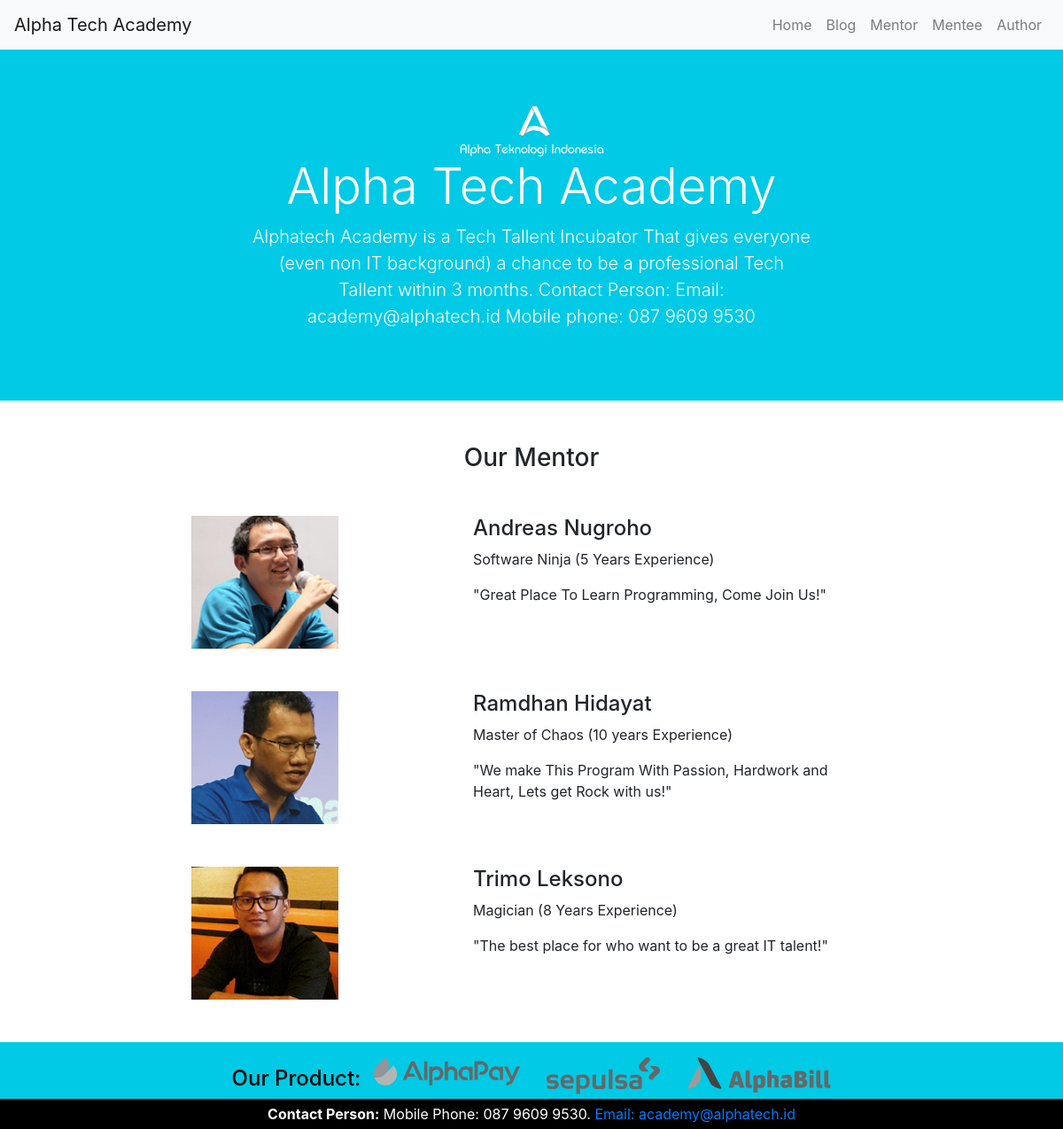
The app's page /mentor/ with its own data.
### mentor/models.py (models this page shows, shortened)
class Kontenmentor(models.Model):
    nama = models.CharField(max_length=255)
    pengalaman = models.CharField(max_length=255)
    komentar = models.TextField(max_length=255)
    gambar = models.CharField(max_length=255)

### mentor/views.py (the view)
# urls.py: path('', views.mentor, name='mentor'),
def mentor(request):
    dbmentor = Kontenmentor.objects.all()
    data = {
        'halamanhome': '/',
        'halamanblog': '/blog',
        'halamanmentor': '/mentor',
        'halamanmentee': '/mentee',
        'halamanauthor': '/author',
        'kontenmentor' : dbmentor,
    }
    return render(request, 'mentor.html', data)

### mentor/templates/mentor.html
{% extends 'index.html' %}
{% load static %}
{% block konten %}
<div class="container mb-5">
    <center>
        <h3 class="mt-5">Our Mentor</h3>
    </center>
    {% for kontenmentors in kontenmentor %}
    <div class="row justify-content-md-center mt-5 col-sm-12">
        <div class="col col-lg-3 col-md-6">
            <img src="{{kontenmentors.gambar}}" alt="" style="height:150px;">
        </div>
        <div class="col col-lg-5 col-sm-12 ml-5 col-md-6">
            <h4>{{kontenmentors.nama}}</h4>
            <p>{{kontenmentors.pengalaman}}</p>
            <span>{{kontenmentors.komentar}}</span>
        </div>
    </div>
    {% endfor %}
</div>
{% endblock %}

### home/templates/index.html (shortened to what this page needs)
{% load static %}
<!DOCTYPE html>
<html>
<head>
    <link rel="stylesheet" type="text/css" media="screen" href="{% static 'css/styles.css' %}" />
    <link rel="stylesheet" type="text/css" media="screen" href="{% static 'css/bootstrap.min.css' %}" />
</head>
<body>
    <nav class="navbar navbar-expand-md navbar-light bg-light">
        <a class="navbar-brand" href="#">Alpha Tech Academy</a>
        <div class="collapse navbar-collapse" id="navbarNavDropdown">
            <ul class="navbar-nav ml-auto">
                <li class="nav-item">
                    <a class="nav-link" href="{{halamanhome}}">Home <span class="sr-only">(current)</span></a>
                </li>
                <li class="nav-item">
                    <a class="nav-link" href="{{halamanblog}}">Blog</a>
                </li>
                <li class="nav-item">
                    <a class="nav-link" href="{{halamanmentor}}">Mentor</a>
                </li>
                <li class="nav-item">
                    <a class="nav-link" href="{{halamanmentee}}">Mentee</a>
                </li>
                <li class="nav-item">
                    <a class="nav-link" href="{{halamanauthor}}">Author</a>
                </li>
            </ul>
        </div>
    </nav>
    <div class="jumbotron jumbotron-fluid m-auto" id='bgaqua'>
        <div class="container text-white">
            <div class="row">
                <center>
                    <div class="col-sm col-lg-7">
                        <img src="{% static 'img/alpha-logo.png' %}" alt="">
                        <h1 class="display-4">Alpha Tech Academy</h1>
                        <p class="lead">Alphatech Academy is a Tech Tallent Incubator That gives
                            everyone (even non IT background) a chance to be a professional Tech Tallent
                            within 3 months. Contact Person: Email: academy@alphatech.id Mobile phone:
                            087 9609 9530
                        </p>
                    </div>
                </center>
            </div>
        </div>
    </div>
    {% block konten %}
    {% endblock %}
    <footer class="text-white">
        <center>
            <footeratas>
                <div class="container-fluid" id="footeratas">
                    <div class="row justify-content-md-center">
                        <div class="col-md-auto" id="product">
                            <h4>Our Product:</h4>
                        </div>
                        <div class="col-md-auto">
                            <img src="{% static 'img/logo-grey-alphapay.png' %}" alt="">
                        </div>
                        <div class="col-md-auto">
                            <img src="{% static 'img/logo-grey-sepulsa.png' %}" alt="">
                        </div>
                        <div class="col-md-auto">
                            <img src="{% static 'img/logo-grey-alphabill.png' %}" alt="">
                        </div>
                    </div>
                </div>
            </footeratas>
            <footerbawah>
                <div class="container-fluid bg-black" id="footerbawah">
                    <span><strong>Contact Person:</strong> Mobile Phone: 087 9609 9530. <a href="">Email:
                            academy@alphatech.id</a></span>
                </div>
            </footerbawah>
        </center>
    </footer>
</body>
</html>

### home/static/css/styles.css (style rules this page uses)
#footeratas { background-color: #00cae5; padding-top: 17px; color: black; }
#footerbawah { padding:5px; background-color: black; }
#product { margin-top : 10px; margin-right: -15px; }
#bgaqua { background-color: #00cae5; }

### records on screen
Kontenmentor: gambar (picture), nama "Andreas Nugroho", pengalaman "Software Ninja (5 Years Experience)", komentar "\"Great Place To Learn Programming, Come Join Us!\""
Kontenmentor: gambar (picture), nama "Ramdhan Hidayat", pengalaman "Master of Chaos (10 years Experience)", komentar "\"We make This Program With Passion, Hardwork and Heart, Lets get Rock with us!\""
Kontenmentor: gambar (picture), nama "Trimo Leksono", pengalaman "Magician (8 Years Experience)", komentar "\"The best place for who want to be a great IT talent!\""
